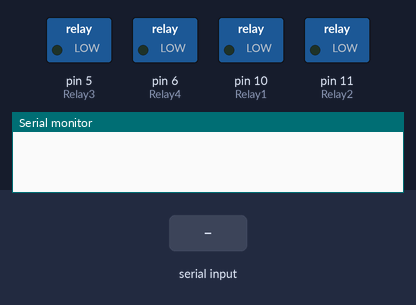
Simulated run of this sketch. Board: Arduino Uno, built with avr-gcc and run on an emulated ATmega328P. Parts: switched loads named in the sketch (green lamp = pin HIGH), the last lines printed to the serial monitor. Inputs (shaded band) come from the test bench.

Above: at 1.2 s.
1.3 s: "1" received over Serial
At 2.2 s:
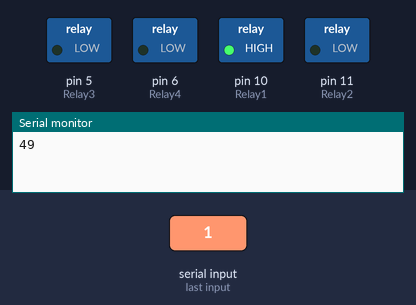
2.8 s: byte 55 (55) received over Serial
At 3.3 s:
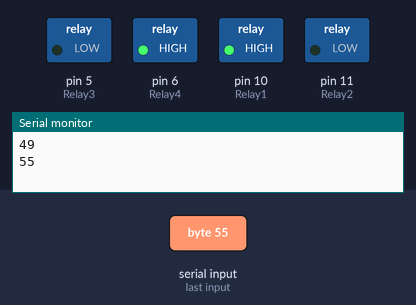
4.3 s: "2" received over Serial
At 5.5 s:
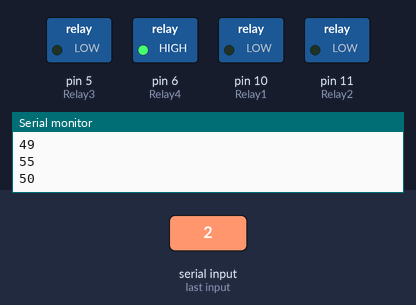
5.8 s: "3" received over Serial
At 6.8 s:
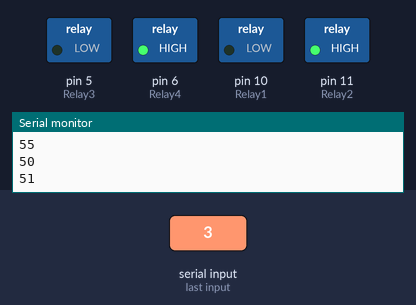
7.3 s: byte 56 (56) received over Serial
At 7.9 s:
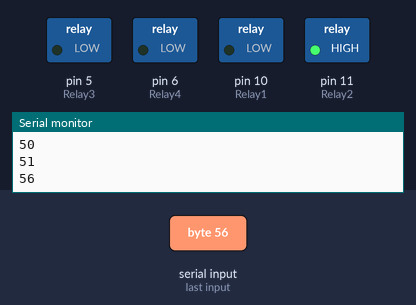
8.8 s: "5" received over Serial
At 9.1 s:
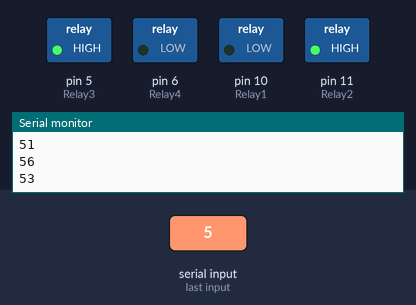
Timing chart, 0 to 11.3 s (numbered marks = the images above; inputs shaded):
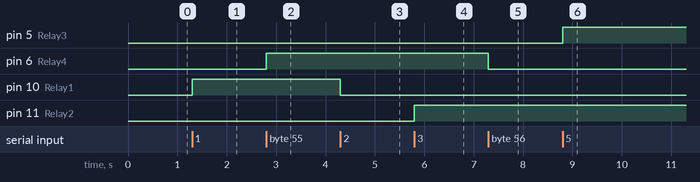

The sketch:

ArduinoMKR1000_Relay_UNO.ino
```cpp
/* This is the code for the 'Home Appliance Control' section of the Smart WheelChair deisgned for the Element14 Community's 'Design for a Cause' design challenge,
 *  sponsored by Arduino. In particular, this is for the extra smell sensing unit with Bluetooth Slave Arduino UNO.
 *
 * Design Challenge Page -
 * https://www.element14.com/community/community/design-challenges/designforacause/blog
 *
 * Author : Dixon Selvan
 * Date   : August 31, 2018
 * Project: Cue system for Anosmia and Smart WheelChair
 * Website:
 *
 * Hardware components Required (Main Unit)
 * ----------------------------------------
 * 1. Arduino UNO board
 * 2. Four Channel Relay Module
 * 3. Bluetooth module
 * 4. ProtoShield/ Breadboard and Few Jumper wires
 *
 * Connections
 * -----------
 * Arduino UNO      |   Relay Module
 * ---------------------------------------------
 *      5V          |         VCC
 *      Gnd         |         Gnd
 *      IN1         |         D10
 *      IN2         |         D11
 *      IN3         |         D5
 *      IN4         |         D6
 * Arduino UNO      |   Bluetooth Module
 * ---------------------------------------------
 *      5V          |         +5V
 *      Gnd         |         Gnd
 *      RX          |         RX
 *      TX          |         TX
 *
 * Blog Link - https://www.element14.com/community/community/design-challenges/designforacause/blog/2018/08/31/cue-system-for-anosmia-and-smart-wheelchair-6-home-appliance-control
 *
 */

int Relay1 = 10;
int Relay2 = 11;
int Relay3 = 5;
int Relay4 = 6;
int serialData = 0;

void setup() {
  // put your setup code here, to run once:
  pinMode(Relay1, OUTPUT);
  pinMode(Relay2, OUTPUT);
  pinMode(Relay3, OUTPUT);
  pinMode(Relay4, OUTPUT);
  Serial.begin(38400);
}

void loop() {
  // put your main code here, to run repeatedly:
  if(Serial.available()>0){
     serialData = Serial.read();
     Serial.println(serialData);
     if (serialData == 49){
      digitalWrite(Relay1, HIGH);
     }
     else if (serialData == 50){
      digitalWrite(Relay1, LOW);
     }
     else if (serialData == 51){
      digitalWrite(Relay2, HIGH);
     }
     else if (serialData == 52){
      digitalWrite(Relay2, LOW);
     }
     else if (serialData == 53){
      digitalWrite(Relay3, HIGH);
     }
     else if (serialData == 54){
      digitalWrite(Relay3, LOW);
     }
     else if (serialData == 55){
      digitalWrite(Relay4, HIGH);
     }
     else if (serialData == 56){
      digitalWrite(Relay4, LOW);
     }
  }
}
```

Measured:
- after the input at 1.3 s, pin 10 (Relay1): LOW → HIGH at once
- after the input at 2.8 s, pin 6 (Relay4): LOW → HIGH at once
- after the input at 4.3 s, pin 10 (Relay1): HIGH → LOW at once
- after the input at 5.8 s, pin 11 (Relay2): LOW → HIGH at once
- after the input at 7.3 s, pin 6 (Relay4): HIGH → LOW at once
- after the input at 8.8 s, pin 5 (Relay3): LOW → HIGH at once
